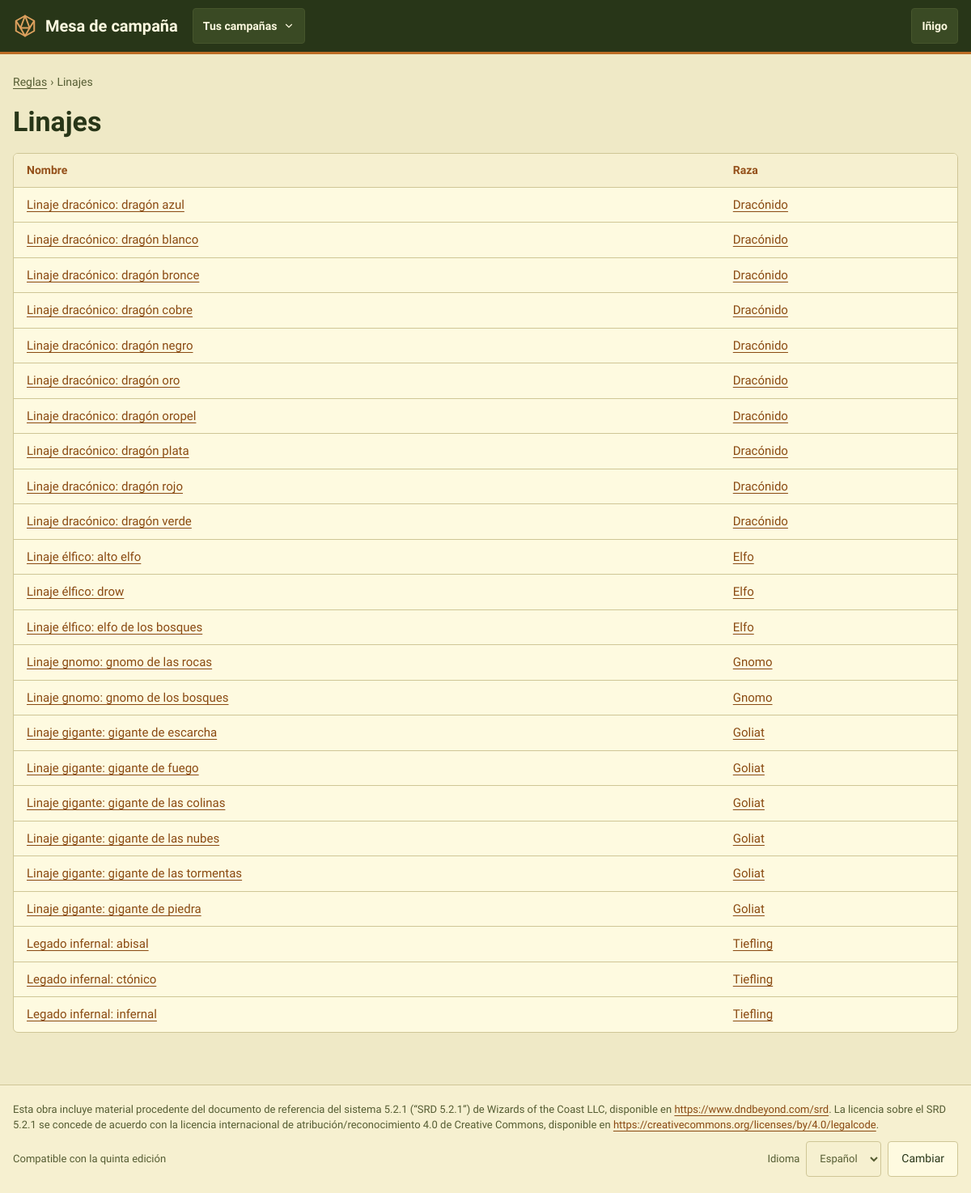
The page /reglas/subrazas/ (signed in) on the database its author committed.
### CampaignManager/models.py (models this page shows, shortened)
class User(AbstractUser):
    pass

class Subrace(models.Model):
    name = models.CharField(max_length=100)
    description = models.TextField(blank=True)
    race = models.ForeignKey("Race", on_delete=models.CASCADE, related_name="subraces")
    abilities = models.ManyToManyField("Ability", through="SubraceAbility")

class Race(models.Model):
    name = models.CharField(max_length=100)
    description = models.TextField(blank=True)
    speed = models.IntegerField(help_text="In meters")
    abilities = models.ManyToManyField("Ability", through="RaceAbility")

### CampaignManager/views.py (the view)
# urls.py: path("reglas/subrazas/", views.SubraceListView.as_view(), name="subrace_list"),
class SubraceListView(LoginRequiredMixin, ListView):
    queryset = Subrace.objects.select_related("race").order_by("race__name", "name")
    context_object_name = "subraces"
    template_name = "subrace_list.html"

### CampaignManager/context_processors.py (called while the page is built, shortened)
def campaign_nav(request):
    user = getattr(request, "user", None)
    if user is None or not user.is_authenticated:
        return {}
    campaigns = list(user_campaigns(user).prefetch_related("masters"))
    match = getattr(request, "resolver_match", None)
    campaign_id = match.kwargs.get("campaign_id") if match else None
    current = next((c for c in campaigns if c.pk == campaign_id), None)
    context = {"nav_campaigns": [
        {"campaign": c, "is_master": user in c.masters.all(), "status": _(STATUS_TEXT[c.status])} for c in campaigns
    ]}
    if current is None:
        return context

### CampaignManager/permissions.py (called while the page is built)
def user_campaigns(user):
    if not user.is_authenticated:
        return Campaign.objects.none()
    return Campaign.objects.filter(Q(masters=user) | Q(players=user)).distinct()

### CampaignManager/templatetags/mesa.py (called while the page is built)
@register.simple_tag
def asset(path):
    url = static(path)
    found = finders.find(path)
    return f"{url}?v={int(os.path.getmtime(found))}" if found else url

### CampaignManager/templates/subrace_list.html (shortened to what this page needs)
{% extends "base.html" %}
{% load i18n %}
{% block content %}
<section class="pila" aria-labelledby="h-reglas">
    <nav class="migas" aria-label="{% translate 'Ruta' %}"><a href="{% url 'index' %}">{% translate "Reglas" %}</a> <span aria-hidden="true">›</span> <span>{% translate "Linajes" %}</span></nav>
    <h1 id="h-reglas">{% translate "Linajes" %}</h1>
    <div class="tarjeta sin-relleno tabla-marco">
        <table class="tabla">
            <thead><tr><th>{% translate "Nombre" %}</th><th>{% translate "Raza" %}</th></tr></thead>
            <tbody>
                {% for subrace in subraces %}<tr><td><a href="{% url 'subrace_detail' subrace.pk %}">{{ subrace.name }}</a></td><td><a href="{% url 'race_detail' subrace.race_id %}">{{ subrace.race.name }}</a></td></tr>
                {% empty %}<tr><td colspan="2" class="atenuado">{% translate "Todavía no hay linajes." %}</td></tr>{% endfor %}
            </tbody>
        </table>
    </div>
</section>
{% endblock %}

### CampaignManager/templates/base.html (shortened to what this page needs)
{% load static i18n mesa %}<!DOCTYPE html>
{% get_current_language as LANGUAGE_CODE %}
<html lang="{{ LANGUAGE_CODE }}">
<head>
    <link rel="stylesheet" href="{% asset 'css/mesa.css' %}">
</head>
<body>
<header class="cabecera">
    <div class="cabecera-inner">
        <a class="marca" href="{% url 'start' %}">
            <svg width="30" height="30" viewBox="0 0 24 24" fill="none" stroke="#DDA15E" stroke-width="1.6" stroke-linejoin="round" aria-hidden="true"><path d="M12 2 21 7v10l-9 5-9-5V7z"></path><path d="M12 2 7.5 14h9z"></path><path d="M3 7l4.5 7M21 7l-4.5 7M7.5 14 12 22l4.5-8"></path></svg>
            <span>Mesa de campaña</span>
        </a>
        {% if user.is_authenticated and nav_campaigns %}
        <details class="desplegable">
            <summary aria-label="{% translate 'Cambiar de campaña' %}">{% if nav_campaign %}{{ nav_campaign.name }}{% else %}{% translate "Tus campañas" %}{% endif %}
                <svg width="14" height="14" viewBox="0 0 24 24" fill="none" stroke="currentColor" stroke-width="2" stroke-linecap="round" aria-hidden="true"><path d="M6 9l6 6 6-6"></path></svg></summary>
        </details>
        {% endif %}
        {% if user.is_authenticated %}
        <details class="desplegable">
            <summary>{{ user.get_short_name|default:user.username }}</summary>
        </details>
        {% endif %}
    </div>
</header>
<main id="principal" class="contenido">
    {% block content %}{% endblock %}
</main>
<footer class="pie">
    <div class="pie-inner">
        <p lang="es">Esta obra incluye material procedente del documento de referencia del sistema 5.2.1 (“SRD 5.2.1”) de Wizards of the Coast LLC, disponible en <a href="https://www.dndbeyond.com/srd">https://www.dndbeyond.com/srd</a>. La licencia sobre el SRD 5.2.1 se concede de acuerdo con la licencia internacional de atribución/reconocimiento 4.0 de Creative Commons, disponible en <a href="https://creativecommons.org/licenses/by/4.0/legalcode">https://creativecommons.org/licenses/by/4.0/legalcode</a>.</p>
        <div class="fila-s" style="justify-content:space-between">
            <span>{% translate "Compatible con la quinta edición" %}</span>
            <form action="{% url 'set_language' %}" method="post" class="fila-s">
                <label for="idioma">{% translate "Idioma" %}</label>
                <select id="idioma" name="language" class="entrada" style="width:auto">
                    {% get_available_languages as LANGUAGES %}
                    {% for code, name in LANGUAGES %}<option value="{{ code }}" {% if code == LANGUAGE_CODE %}selected{% endif %}>{{ name }}</option>{% endfor %}
                </select>
                <button type="submit" class="btn">{% translate "Cambiar" %}</button>
            </form>
        </div>
    </div>
</footer>
</body>
</html>

### CampaignManager/static/css/mesa.css (style rules this page uses)
:root { --bg:#EFE9C6; --surface:#FEFAE0; --surface2:#F6F0D0; --line:#CFC696; --text:#283618; --text2:#3E4A26; --muted:#565D33; --accent:#606C38; --on-accent:#FEFAE0; --link:#8A4A12; --label:#94501A; --copper:#BC6C25; --ochre:#DDA15E; --accent-soft:#E8E6C2; --accent-soft-text:#3A4520; --hp:#A3561C; --ap:#606C38; --magic:#6A4A62; --track:#E2DAB0; --ok-bg:#E2E6C0; --ok-text:#3E4A1E; --warn-bg:#F6E2BC; --warn-text:#6E4410; --danger-bg:#F2D6C0; --danger-text:#8A3A10; --neutral-bg:#ECE6C4; --neutral-text:#3E4A26; --secret-bg:#E9E0DC; --secret-text:#5C3F54; --info-bg:#DDE3CF; --info-text:#33482E; --teal-bg:#D9E3CC; --teal-text:#2F5233; --r-card:6px; --r-ctl:4px; --font:'Cardo', Georgia, serif; --tap:44px; }
*,*::before,*::after { box-sizing:border-box }
html { -webkit-text-size-adjust:100% }
body { margin:0;background:var(--bg);color:var(--text);font-family:var(--font);font-size:16px;line-height:1.5 }
a { color:var(--link);text-underline-offset:3px }
h1,h2,h3,h4 { font-family:var(--font);font-weight:700;line-height:1.2;margin:0 }
h1 { font-size:34px }
p { margin:0 }
button,input,select,textarea { font:inherit;color:inherit }
button { cursor:pointer }
::placeholder { color:var(--muted);opacity:1 }
.cabecera { background:#283618;color:#FEFAE0;border-bottom:3px solid #BC6C25 }
.cabecera a { color:#FEFAE0 }
.cabecera-inner { max-width:1240px;margin:0 auto;padding:0 16px;display:flex;flex-wrap:wrap;align-items:center;gap:6px 18px;min-height:64px }
.marca { display:flex;align-items:center;gap:10px;font-weight:700;font-size:20px;text-decoration:none;min-height:var(--tap) }
.marca svg { flex:none }
.desplegable { position:relative }
.desplegable>summary { list-style:none;min-height:var(--tap);padding:0 12px;border-radius:var(--r-ctl);border:1px solid #46552C;background:#3A4A24;display:flex;align-items:center;gap:8px;font-size:14px;font-weight:700;cursor:pointer }
.contenido { max-width:1240px;margin:0 auto;padding:24px 16px 64px }
.pila { display:flex;flex-direction:column;gap:18px }
.fila-s { display:flex;flex-wrap:wrap;gap:8px;align-items:center }
.tarjeta { background:var(--surface);border:1px solid var(--line);border-radius:var(--r-card);padding:18px 20px;display:flex;flex-direction:column;gap:10px }
.tarjeta.sin-relleno { padding:0;overflow:hidden;gap:0 }
.btn { min-height:var(--tap);padding:0 16px;border-radius:var(--r-ctl);border:1px solid var(--line);background:var(--surface);color:var(--text);font-size:14px;display:inline-flex;align-items:center;justify-content:center;gap:8px;text-decoration:none;line-height:1.2 }
.entrada,.campo input:not([type=checkbox]):not([type=radio]):not([type=file]),.campo select,.campo textarea { min-height:var(--tap);padding:0 12px;border-radius:var(--r-ctl);border:1px solid var(--line);background:var(--surface2);width:100% }
.tabla-marco { overflow-x:auto }
.tabla { width:100%;border-collapse:collapse;font-size:15px }
.tabla th,.tabla td { text-align:left;padding:10px 16px;border-bottom:1px solid var(--line);vertical-align:top }
.tabla th { background:var(--surface2);color:var(--label);font-size:14px }
.tabla tr:last-child td { border-bottom:none }
.migas { display:flex;flex-wrap:wrap;align-items:center;gap:4px;font-size:14px;color:var(--muted) }
.migas a { color:var(--muted) }
.pie { border-top:1px solid var(--line);background:var(--surface2) }
.pie-inner { max-width:1240px;margin:0 auto;padding:20px 16px;display:flex;flex-direction:column;gap:10px;font-size:13px;color:var(--muted) }
.pie a { color:var(--link) }

### rows shown on the page
User: get_short_name "Iñigo"
Subrace: name "Linaje dracónico: dragón azul", race.name "Dracónido"
Subrace: name "Linaje dracónico: dragón blanco", race.name "Dracónido"
Subrace: name "Linaje dracónico: dragón bronce", race.name "Dracónido"
Subrace: name "Linaje dracónico: dragón cobre", race.name "Dracónido"
Subrace: name "Linaje dracónico: dragón negro", race.name "Dracónido"
Subrace: name "Linaje dracónico: dragón oro", race.name "Dracónido"
Subrace: name "Linaje dracónico: dragón oropel", race.name "Dracónido"
Subrace: name "Linaje dracónico: dragón plata", race.name "Dracónido"
Subrace: name "Linaje dracónico: dragón rojo", race.name "Dracónido"
Subrace: name "Linaje dracónico: dragón verde", race.name "Dracónido"
Subrace: name "Linaje élfico: alto elfo", race.name "Elfo"
Subrace: name "Linaje élfico: drow", race.name "Elfo"
Subrace: name "Linaje élfico: elfo de los bosques", race.name "Elfo"
Subrace: name "Linaje gnomo: gnomo de las rocas", race.name "Gnomo"
Subrace: name "Linaje gnomo: gnomo de los bosques", race.name "Gnomo"
Subrace: name "Linaje gigante: gigante de escarcha", race.name "Goliat"
Subrace: name "Linaje gigante: gigante de fuego", race.name "Goliat"
Subrace: name "Linaje gigante: gigante de las colinas", race.name "Goliat"
Subrace: name "Linaje gigante: gigante de las nubes", race.name "Goliat"
Subrace: name "Linaje gigante: gigante de las tormentas", race.name "Goliat"
Subrace: name "Linaje gigante: gigante de piedra", race.name "Goliat"
Subrace: name "Legado infernal: abisal", race.name "Tiefling"
Subrace: name "Legado infernal: ctónico", race.name "Tiefling"
Subrace: name "Legado infernal: infernal", race.name "Tiefling"

### other values the page prints
form field language "Español"
